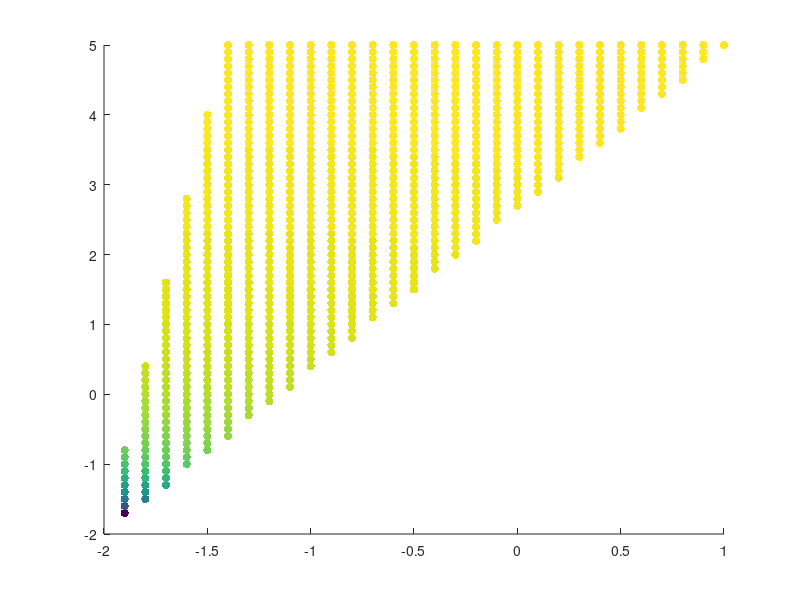

Source code (MATLAB):
r_A=1;
r_B=1;
p_B=[3;12];
v_B=[-2;-2];
v_max=5;
collision_information=zeros(6,201*201);

n=1;
for v_x=-v_max:0.1:v_max
    for v_y=-v_max:0.1:v_max
        v=[v_x;v_y];
        t=p_B'*(v-v_B)/((v-v_B)'*(v-v_B));
        p_shortest=t*v-p_B-t*v_B;
        d_min=(p_shortest(1)^2+p_shortest(2)^2)^0.5;
        if d_min<=(r_A+r_B) && t>0
            collision_information(:,n)=[v;t;p_shortest;d_min];
            n=n+1;
        end
    end
end

for ii=1:size(collision_information,2)
    if collision_information(1,ii)==0 && collision_information(2,ii)==0 && collision_information(3,ii)==0
        collision_information(:,ii:end)=[];
        break
    end
end

color=max(collision_information(3,:))*ones(1,size(collision_information,2))-collision_information(3,:);
figure(1)
axis([-v_max-1 v_max+1 -v_max-1 v_max+1])
scatter(collision_information(1,:),collision_information(2,:),[],color,"filled")